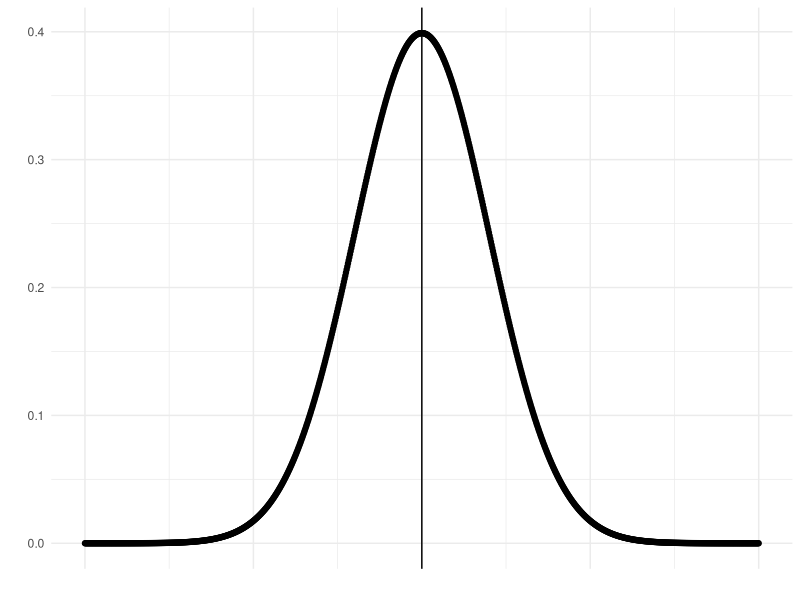
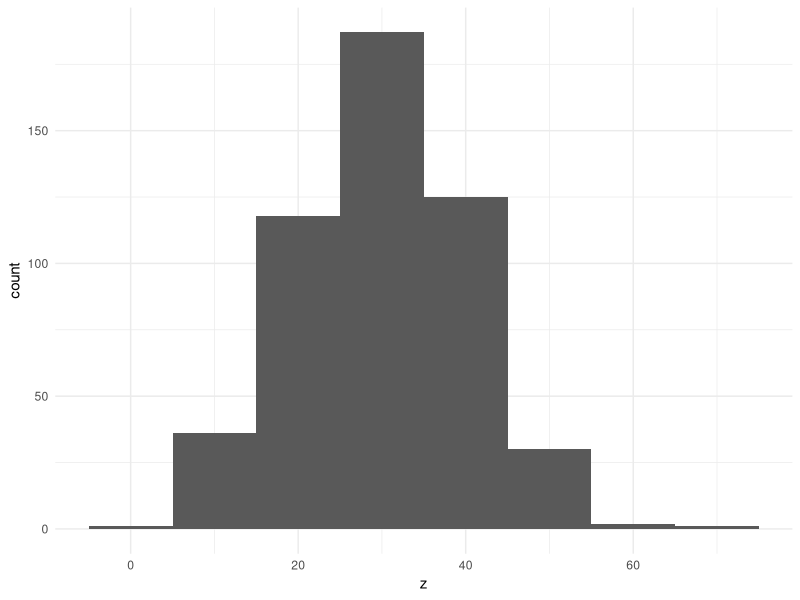
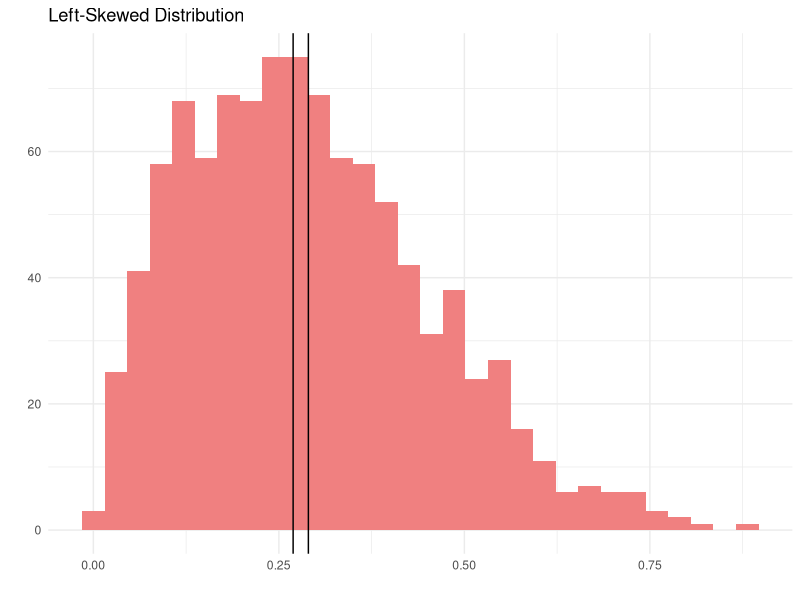
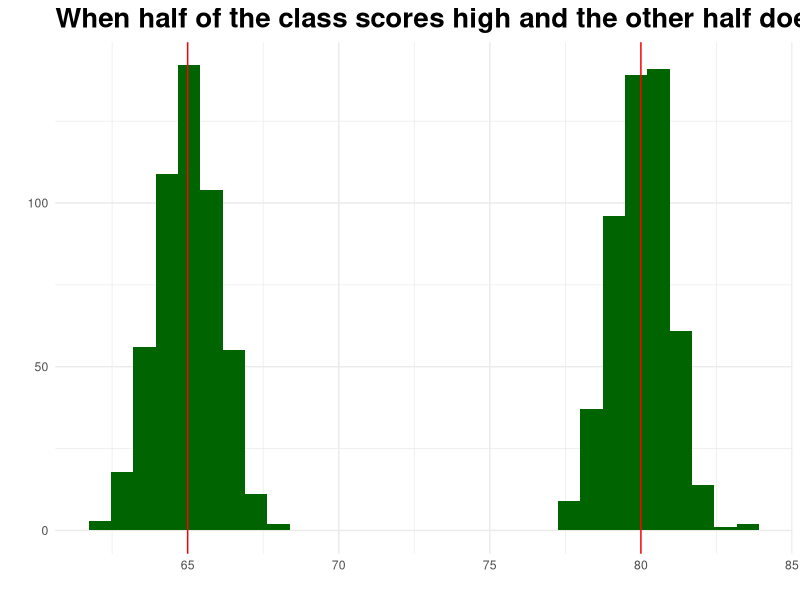
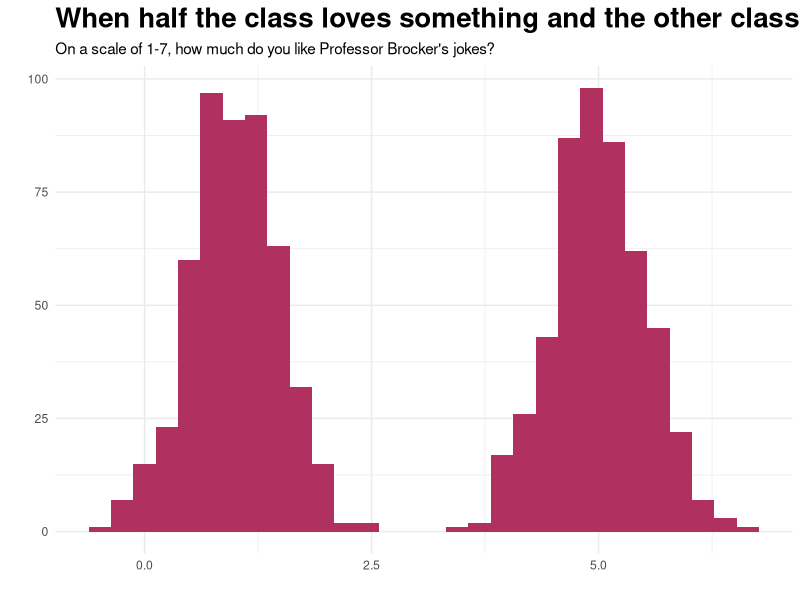

Write R code to recreate these figures, in order.
## ---- chunk 1
library(ggplot2)
x <- seq(5, 15, length=1000)

y <- dnorm(x, mean=10, sd=1)

nm <- data.frame(x,y)

ggplot(data = nm, aes(x,y)) + 
  geom_point() +
  theme_minimal() + 
  labs(
    x = "",
    y = "") +
  theme(
    axis.text.x = element_blank()
  ) +
  geom_vline(xintercept = 10)
## ---- chunk 2
xdf <- 
  data.frame(
    z = rnorm(500,30,sd =10)
    )
 
  ggplot(xdf, aes(z)) + 
  geom_histogram(
    binwidth = 10
  ) + 
    theme_minimal()
## ---- chunk 3
# Set seed for reproducibility
set.seed(123)

# Generate 1000 random values from a Beta distribution
left_skewed <- rbeta(1000, shape1 = 2, shape2 = 5)

data.frame(left_skewed) |> 
  ggplot(aes(left_skewed)) + 
  geom_histogram(fill = "lightcoral") +
  labs(
    title = "Left-Skewed Distribution",
    x = "",
    y = ""
  ) + 
  theme_minimal() + 
  geom_vline(xintercept = 
               median(left_skewed)) +
  geom_vline(xintercept = 
               mean(left_skewed)) 
## ---- chunk 4
exam <- 
  data.frame(
    l = c(rnorm(500,80,1),
          rnorm(500,65,1))
  )

ggplot(exam,aes(l)) + 
  geom_histogram(fill = "darkgreen") +
  labs(
    x = "",
    y = "",
    title = "When half of the class scores high and the other half doesn't"
  ) + 
  theme_minimal() +
  geom_vline(xintercept = 65,
             color = "red") + 
  geom_vline(xintercept = 80,
             color = "red") +
  theme(
    plot.title = 
      element_text(
        size = 20, 
        face = "bold")
  )
## ---- chunk 5
exam <- 
  data.frame(l = c(
    rnorm(500,1,0.5), 
    rnorm(500,5,0.5)) 
    )

ggplot(exam, aes(l)) + 
  geom_histogram(fill = "maroon") +
  labs(x = "", 
       y = "", 
       title = "When half the class loves something and the other class hates it!",
       subtitle = "On a scale of 1-7, how much do you like Professor Brocker's jokes?") + 
  theme_minimal() + 
  theme(
    plot.title = 
      element_text(
        size = 20, 
        face = "bold")
    )
